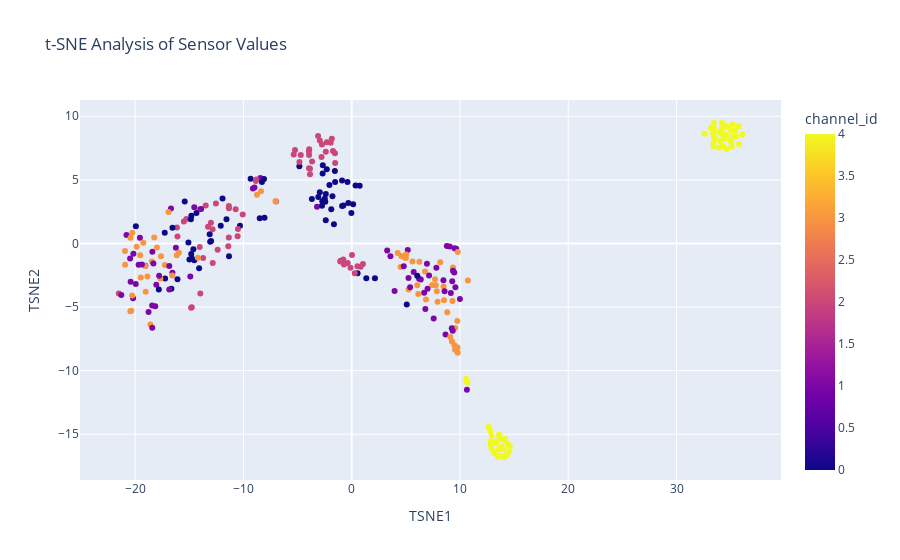

This figure's notebook cell:
### Markdown cell above
# tsne

### Code cell
from sklearn.manifold import TSNE
# Filter the dataframe for the desired channel IDs (0 to 4 in this case)
filtered_df = df[df['channel_id'].isin([0, 1, 2, 3, 4])]

# Drop non-numeric columns for t-SNE
df_numeric = filtered_df.drop(columns=['experiment_id', 'channel_id'])

# Standardize the data before t-SNE
scaler = StandardScaler()
df_numeric_scaled = scaler.fit_transform(df_numeric)

# Perform t-SNE
tsne = TSNE(n_components=2, random_state=42)
tsne_components = tsne.fit_transform(df_numeric_scaled)

# Create a DataFrame with the t-SNE components
tsne_df = pd.DataFrame(data=tsne_components, columns=['TSNE1', 'TSNE2'])
tsne_df['channel_id'] = filtered_df['channel_id'].values

# Visualize the t-SNE result using Plotly
fig = px.scatter(tsne_df, x='TSNE1', y='TSNE2', color='channel_id', title='t-SNE Analysis of Sensor Values')
fig.show()

### Figure 1 — Plotly figure (JSON) as saved in the notebook; plotly's stock layout.template omitted (floating-point values rounded to 4 significant figures; data arrays with more than 128 entries replaced by an {"elided": "..."} marker saying what was removed)
{"data": [{"hovertemplate": "TSNE1=%{x}<br>TSNE2=%{y}<br>channel_id=%{marker.color}<extra></extra>", "legendgroup": "", "marker": {"color": {"elided": "313 int values"}, "coloraxis": "coloraxis", "symbol": "circle"}, "mode": "markers", "name": "", "orientation": "v", "showlegend": false, "type": "scatter", "x": {"elided": "313 float values"}, "xaxis": "x", "y": {"elided": "313 float values"}, "yaxis": "y"}], "layout": {"coloraxis": {"colorbar": {"title": {"text": "channel_id"}}, "colorscale": [[0, "#0d0887"], [0.1111, "#46039f"], [0.2222, "#7201a8"], [0.3333, "#9c179e"], [0.4444, "#bd3786"], [0.5556, "#d8576b"], [0.6667, "#ed7953"], [0.7778, "#fb9f3a"], [0.8889, "#fdca26"], [1, "#f0f921"]]}, "legend": {"tracegroupgap": 0}, "title": {"text": "t-SNE Analysis of Sensor Values"}, "xaxis": {"anchor": "y", "domain": [0, 1], "title": {"text": "TSNE1"}}, "yaxis": {"anchor": "x", "domain": [0, 1], "title": {"text": "TSNE2"}}}}
